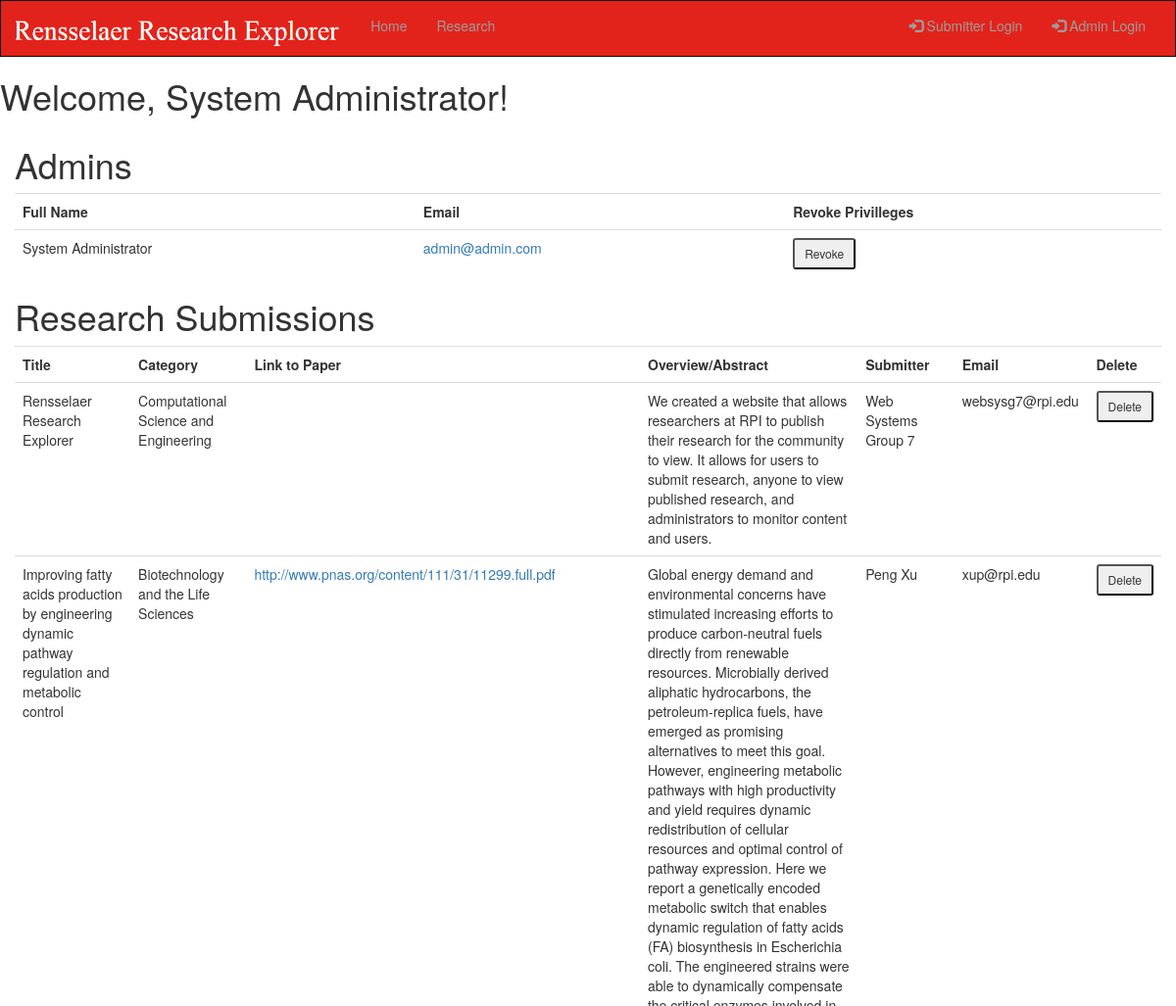
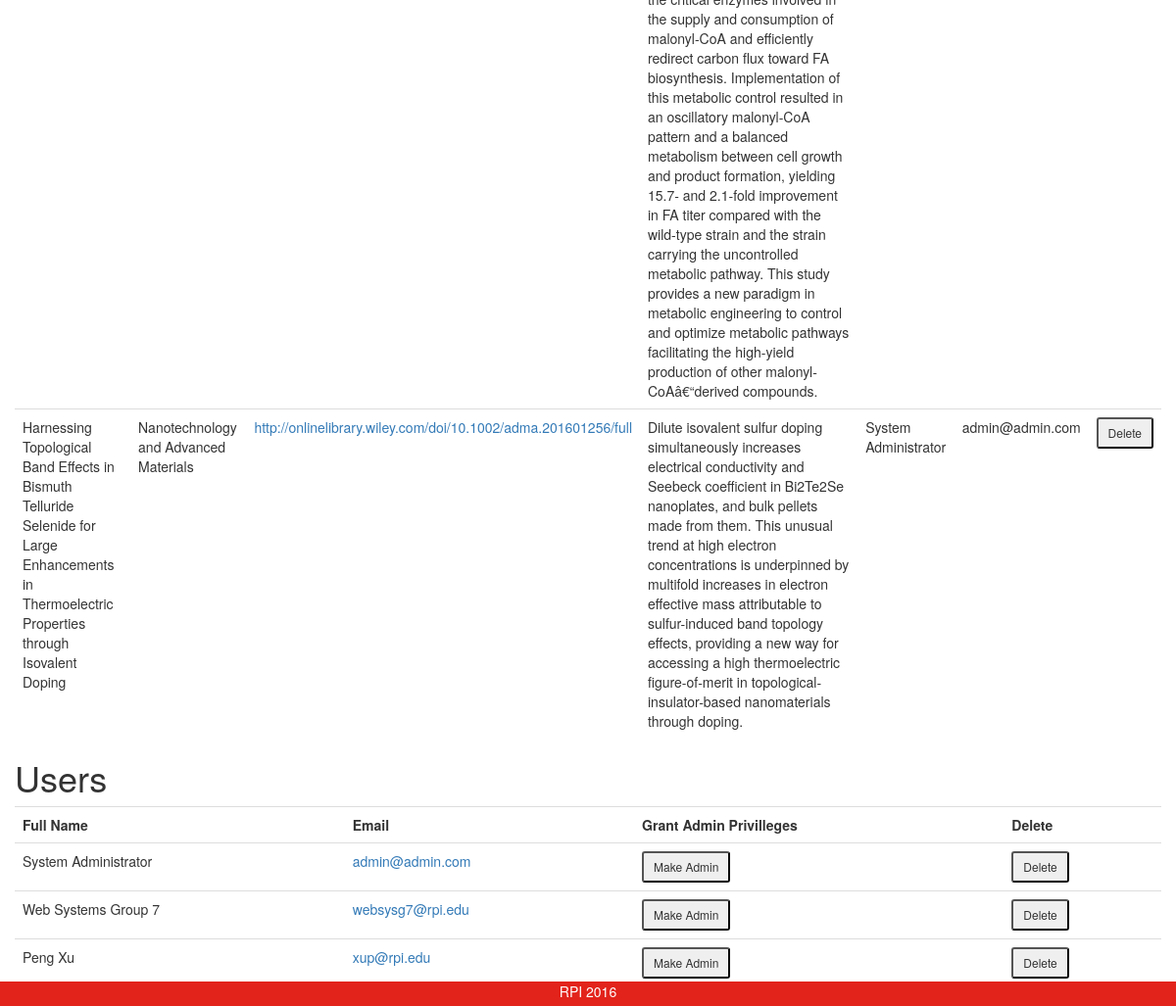
The page /admin.php (signed in) on the database its author committed (2 pictures, top to bottom).
### tables this page shows
CREATE TABLE `users` (
  `userID` int(11) NOT NULL,
  `username` varchar(250) NOT NULL,
  `password` varchar(250) NOT NULL,
  `salt` varchar(250) NOT NULL,
  `email` varchar(250) NOT NULL,
  `fullname` varchar(250) NOT NULL,
  `isAdmin` int(1) NOT NULL
);

CREATE TABLE `research` (
  `id` int(11) NOT NULL,
  `title` varchar(250) NOT NULL,
  `category` int(11) NOT NULL,
  `rplink` varchar(250) NOT NULL,
  `overview` text NOT NULL,
  `submitter` varchar(250) NOT NULL,
  `email` varchar(250) NOT NULL
);

### admin.php (the view, shortened to what this page needs)
<?php
try {
  $dbname = 'rre';
  $user = 'root';
  $pass = '';
  $dbconn = new PDO('mysql:host=localhost;dbname='.$dbname, $user, $pass);
}
catch (Exception $e) {
  echo "Error: " . $e->getMessage();
}
?>
<!DOCTYPE html>
<html lang="en">
<head>
  <link rel="stylesheet" href="https://maxcdn.bootstrapcdn.com/bootstrap/3.3.7/css/bootstrap.min.css">
  <link rel="stylesheet" href="index.css" type="text/css" />
</head>
<body>
<nav class="navbar navbar-inverse">
  <div class="container-fluid">
    <div class="navbar-header">
      <a class="navbar-brand" href="index.php"><img src="logo.png" alt="logo" height="35"/></a>
    </div>
    <div class="collapse navbar-collapse" id="myNavbar">
      <ul class="nav navbar-nav">
        <li><a href="index.php">Home</a></li>
        <li><a href="research.php">Research</a></li>
      </ul>
      <ul class="nav navbar-nav navbar-right">
        <li><a href="admin_login.php"><p class="glyphicon glyphicon-log-in"></p> Admin Login</a></li>
      </ul>
      <ul class="nav navbar-nav navbar-right">
        <li><a href="login.php"><p class="glyphicon glyphicon-log-in"></p> Submitter Login</a></li>
      </ul>
    </div>
  </div>
</nav>
<?php
echo "<h1>Welcome, ".$_SESSION["fullname"]."!</h1>";
?>
<div class="container">
<div class="row">
  <div class="col-xl-8">
    <h1>Admins</h1>
    <?php
    $queryString = "SELECT fullname,email,userID FROM users WHERE isAdmin=1";
    $stmt = $dbconn->prepare($queryString);
    $stmt->execute();
    $print = '<Table class = "table"><tr><th>Full Name</th><th>Email</th><th>Revoke Privilleges</th></tr>';
    while($result = $stmt->fetch()){
      $print = $print.'<tr><td>'.$result['fullname'].'</td><td><a href=mailto:'.$result['email'].'>'.$result['email'].'</a></td><td><form  class="form" action="#" method="post"><div class="input-group-btn"><div  role="group"><button type="submit" name="revokeA" value='.$result['userID'].' class="btn-sm">Revoke</button></div></div></form></td></tr>';
    }
    $print = $print.'</table>';
    echo $print;
    ?>
  </div>
  <div class="col-xl-8">
    <h1>Research Submissions</h1>
    <?php
    $queryString = "SELECT * FROM research WHERE 1";
    $stmt = $dbconn->prepare($queryString);
    $stmt->execute();
    $print = '<Table class = "table"><tr><th>Title</th><th>Category</th><th>Link to Paper</th><th>Overview/Abstract</th><th>Submitter</th><th>Email</th><th>Delete</th></tr>';
    while($result = $stmt->fetch()){
      if($result['category']==1){
        $cat = 'Biotechnology and the Life Sciences';
      }
      else if ($result['category']==2){
        $cat = 'Computational Science and Engineering';
      }
      else if ($result['category']==3){
        $cat = 'Energy, Environment, and Smart Systems';
      }
      else if ($result['category']==4){
        $cat = 'Media, Arts, Science and Technology';
      }
      else if ($result['category']==5){
        $cat = 'Nanotechnology and Advanced Materials';
      }
      $print = $print.'<tr><td>'.$result['title'].'</td><td>'.$cat.'</td><td><a href='.$result['rplink'].'>'.$result['rplink'].'</a></td><td>'.$result['overview'].'</td><td>'.$result['submitter'].'</td><td>'.$result['email'].'</td><td><form  class="form" action="#" method="post"><div class="input-group-btn"><div  role="group"><button type="submit" name="deleteR" value='.$result['id'].' class="btn-sm">Delete</button></div></div></form></td></tr>';
    }
    $print = $print.'</table>';
    echo $print;
    ?>
  </div>
  <div class="col-xl-8">
    <h1>Users</h1>
    <?php
    $queryString = "SELECT fullname,email,userID FROM users WHERE 1";
    $stmt = $dbconn->prepare($queryString);
    $stmt->execute();
    $print = '<Table class = "table"><tr><th>Full Name</th><th>Email</th><th>Grant Admin Privilleges</th><th>Delete</th></tr>';
    while($result = $stmt->fetch()){
      $print = $print.'<tr><td>'.$result['fullname'].'</td><td><a href=mailto:'.$result['email'].'>'.$result['email'].'</a></td><td><form  class="form" action="#" method="post"><div class="input-group-btn"><div  role="group"><button type="submit" name="makeA" value='.$result['userID'].' class="btn-sm">Make Admin</button></div></div></form></td><td><form  class="form" action="#" method="post"><div class="input-group-btn"><div  role="group"><button type="submit" name="deleteU" value='.$result['userID'].' class="btn-sm">Delete</button></div></div></form></td></tr>';
    }
    $print = $print.'</table>';
    echo $print;
    ?>
  </div>
</div>
</div>
<footer class="container-fluid text-center">
  <p>RPI 2016</p>
</footer>
</body>
</html>

### index.css (style rules this page uses)
body { height:auto; min-height:100%; bottom:0px; left:0px; right:0px; position:absolute; top:0; }
.navbar { margin-bottom: 0; border-radius: 0; background-color: #E2231B; color: white; }
footer { background-color: #E2231B; color: white; padding: 0; position:fixed; height:25px; bottom:0px; left:0px; right:0px; margin-bottom:0px; }

### rows shown on the page
users: fullname "System Administrator", email "admin@admin.com"
research: title "Rensselaer Research Explorer", category "Computational Science and Engineering", overview "We created a website that allows researchers at RPI to publish their research for the community to view. It allows for users to submit research, anyone to view published research, and administrators to monitor content and users.", submitter "Web Systems Group 7", email "websysg7@rpi.edu"
research: title "Improving fatty acids production by engineering dynamic pathway regulation and metabolic control", category "Biotechnology and the Life Sciences", rplink "http://www.pnas.org/content/111/31/11299.full.pdf", overview "Global energy demand and environmental concerns have stimulated increasing efforts to produce carbon-neutral fuels directly from renewable resources. Microbially derived aliphatic hydrocarbons, the petroleum-replica fuels, have emerged as promising alternatives to meet this goal. However, engineering metabolic pathways with high productivity and yield requires dynamic redistribution of cellular resources and optimal control of pathway expression. Here we report a genetically encoded metabolic switch that enables dynamic regulation of fatty acids (FA) biosynthesis in Escherichia coli. The engineered strains were able to dynamically compensate the critical enzymes involved in the supply and…", submitter "Peng Xu", email "xup@rpi.edu"
research: title "Harnessing Topological Band Effects in Bismuth Telluride Selenide for Large Enhancements in Thermoelectric Properties through Isovalent Doping", category "Nanotechnology and Advanced Materials", rplink "http://onlinelibrary.wiley.com/doi/10.1002/adma.201601256/full", overview "Dilute isovalent sulfur doping simultaneously increases electrical conductivity and Seebeck coefficient in Bi2Te2Se nanoplates, and bulk pellets made from them. This unusual trend at high electron concentrations is underpinned by multifold increases in electron effective mass attributable to sulfur-induced band topology effects, providing a new way for accessing a high thermoelectric figure-of-merit in topological-insulator-based nanomaterials through doping.", submitter "System Administrator", email "admin@admin.com"
users: fullname "Web Systems Group 7", email "websysg7@rpi.edu"
users: fullname "Peng Xu", email "xup@rpi.edu"

### other values the page prints
$_SESSION["fullname"] "System Administrator"
